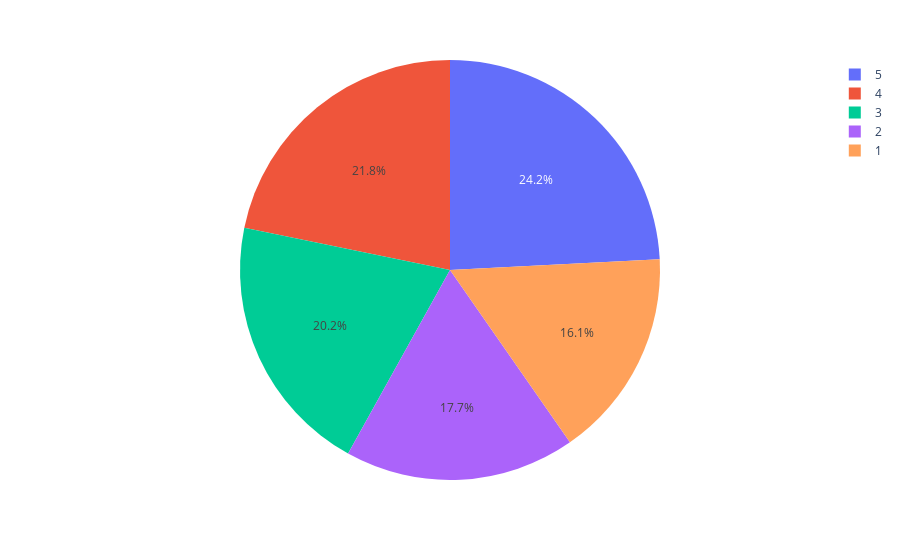

Notebook code cell kept with this figure:
### Code cell
px.pie (df, names= 'Day', values= 'Sales')

### Figure 1 — Plotly figure (JSON) as saved in the notebook; plotly's stock layout.template omitted (floating-point values rounded to 4 significant figures)
{"data": [{"domain": {"x": [0, 1], "y": [0, 1]}, "hovertemplate": "Day=%{label}<br>Sales=%{value}<extra></extra>", "labels": [1, 2, 3, 4, 5], "legendgroup": "", "name": "", "showlegend": true, "type": "pie", "values": [200, 220, 250, 270, 300]}], "layout": {"legend": {"tracegroupgap": 0}, "margin": {"t": 60}}}
